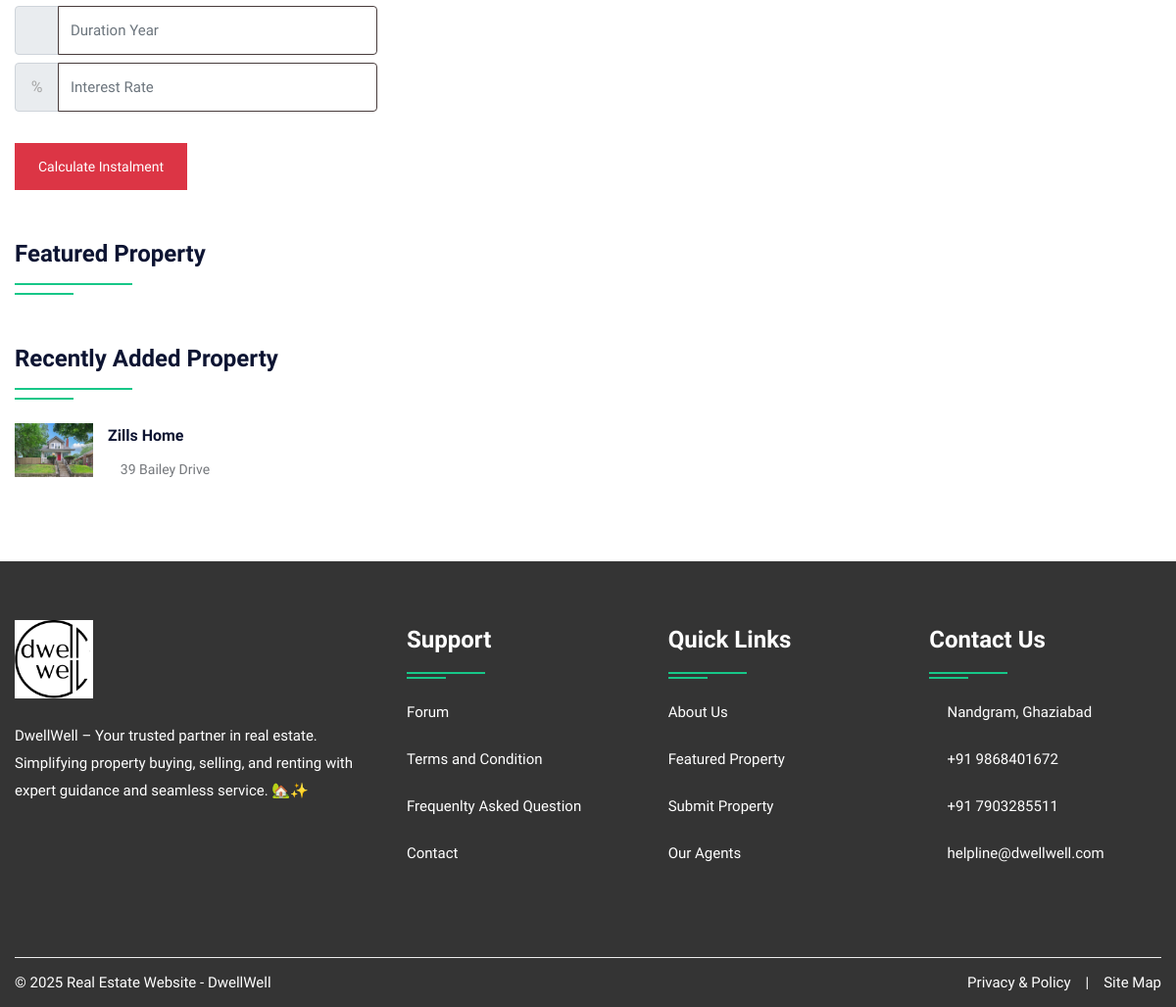
The page /property.php (lower part) on the database as committed earlier.
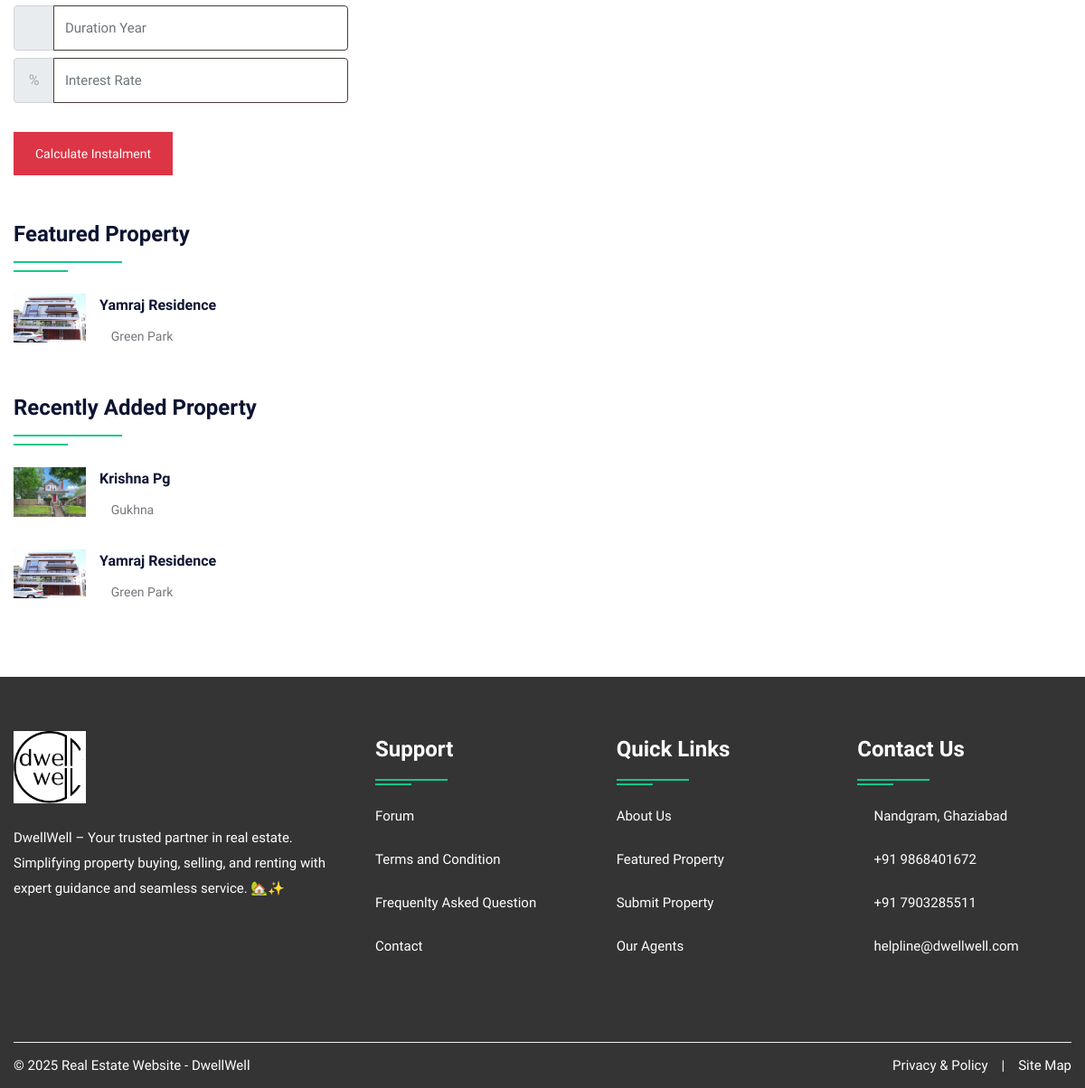
The same page on the database as committed later.
### tables this page shows
CREATE TABLE `property` (
  `pid` int(50) NOT NULL,
  `title` varchar(200) NOT NULL,
  `pcontent` longtext NOT NULL,
  `type` varchar(100) NOT NULL,
  `bhk` varchar(50) NOT NULL,
  `stype` varchar(100) NOT NULL,
  `bedroom` int(50) NOT NULL,
  `bathroom` int(50) NOT NULL,
  `balcony` int(50) NOT NULL,
  `kitchen` int(50) NOT NULL,
  `hall` int(50) NOT NULL,
  `floor` varchar(50) NOT NULL,
  `size` int(50) NOT NULL,
  `price` int(50) NOT NULL,
  `location` varchar(200) NOT NULL,
  `city` varchar(100) NOT NULL,
  `state` varchar(100) NOT NULL,
  `feature` longtext NOT NULL,
  `pimage` varchar(300) NOT NULL,
  `pimage1` varchar(300) NOT NULL,
  `pimage2` varchar(300) NOT NULL,
  `pimage3` varchar(300) NOT NULL,
  `pimage4` varchar(300) NOT NULL,
  `uid` int(50) NOT NULL,
  `status` varchar(50) NOT NULL,
  `mapimage` varchar(300) NOT NULL,
  `topmapimage` varchar(300) NOT NULL,
  `groundmapimage` varchar(300) NOT NULL,
  `totalfloor` varchar(50) NOT NULL,
  `date` datetime NOT NULL DEFAULT current_timestamp(),
  `isFeatured` int(11) DEFAULT NULL
);

### property.php (the view, shortened to what this page needs)
<!DOCTYPE html>
<html lang="en">
<head>
<link rel="stylesheet" type="text/css" href="css/bootstrap.min.css">
<link rel="stylesheet" type="text/css" href="css/bootstrap-slider.css">
<link rel="stylesheet" type="text/css" href="css/jquery-ui.css">
<link rel="stylesheet" type="text/css" href="css/layerslider.css">
<link rel="stylesheet" type="text/css" href="css/color.css" id="color-change">
<link rel="stylesheet" type="text/css" href="css/owl.carousel.min.css">
<link rel="stylesheet" type="text/css" href="css/font-awesome.min.css">
<link rel="stylesheet" type="text/css" href="fonts/flaticon/flaticon.css">
<link rel="stylesheet" type="text/css" href="css/style.css">
</head>
<body>
<div id="page-wrapper">
    <div class="row">
		<?php include("include/header.php");?>
        <div class="full-row">
            <div class="container">
                <div class="row">
                    <div class="col-lg-4">
                        <form class="d-inline-block w-100" action="calc.php" method="post">
                            <div class="input-group mb-2 mr-sm-2">
                                <div class="input-group-prepend">
                                    <div class="input-group-text"><i class="far fa-calendar-alt"></i></div>
                                </div>
                                <input type="text" class="form-control" name="month" placeholder="Duration Year">
                            </div>
                            <div class="input-group mb-2 mr-sm-2">
                                <div class="input-group-prepend">
                                    <div class="input-group-text">%</div>
                                </div>
                                <input type="text" class="form-control" name="interest" placeholder="Interest Rate">
                            </div>
                            <button type="submit" value="submit" name="calc" class="btn btn-danger mt-4">Calculate Instalment</button>
                        </form>
                        <h4 class="double-down-line-left text-secondary position-relative pb-4 mb-4 mt-5">Featured Property</h4>
                        <ul class="property_list_widget">
                            <?php
                            $query = mysqli_query($con, "SELECT * FROM `property` WHERE isFeatured = 1 ORDER BY date DESC LIMIT 3");
                            while ($row = mysqli_fetch_array($query)) {
                            ?>
                            <li> <img src="admin/assets/property/<?php echo $row['pimage'];?>" alt="pimage">
                                <h6 class="text-secondary hover-text-success text-capitalize"><a href="propertydetail.php?pid=<?php echo $row['0'];?>"><?php echo $row['1'];?></a></h6>
                                <span class="font-14"><i class="fas fa-map-marker-alt icon-success icon-small"></i> <?php echo $row['14'];?></span>
                            </li>
                            <?php } ?>
                        </ul>
                        <div class="sidebar-widget mt-5">
                            <h4 class="double-down-line-left text-secondary position-relative pb-4 mb-4">Recently Added Property</h4>
                            <ul class="property_list_widget">
                                <?php
                                $query = mysqli_query($con, "SELECT * FROM `property` ORDER BY date DESC LIMIT 6");
                                while ($row = mysqli_fetch_array($query)) {
                                ?>
                                <li> <img src="admin/assets/property/<?php echo $row['18'];?>" alt="pimage">
                                    <h6 class="text-secondary hover-text-success text-capitalize"><a href="propertydetail.php?pid=<?php echo $row['0'];?>"><?php echo $row['1'];?></a></h6>
                                    <span class="font-14"><i class="fas fa-map-marker-alt icon-success icon-small"></i> <?php echo $row['14'];?></span>
                                </li>
                                <?php } ?>
                            </ul>
                        </div>
                    </div>
                </div>
            </div>
        </div>
        <?php include("include/footer.php");?>
    </div>
</div>
</body>
</html>

Rows that differ between the two databases and show on the page:
added property: pimage (picture), title "Yamraj Residence", location "Green Park"
changed property: title "Zills Home" → "Krishna Pg"; location "39 Bailey Drive" → "Gukhna"
